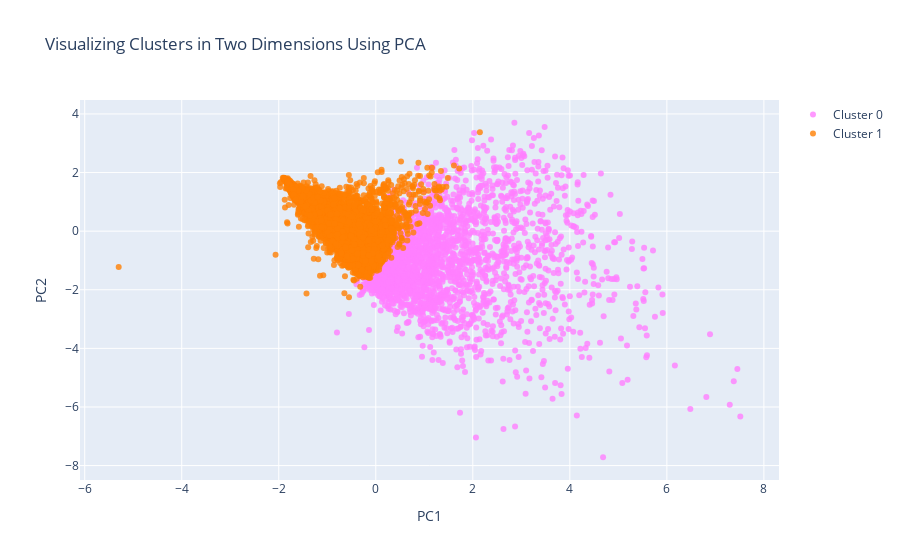

The cell this chart's notebook holds for it:
### Code cell
#trace1 is for 'Cluster 0'
trace1 = go.Scatter(
                    x = cluster0["PC1_2d"],
                    y = cluster0["PC2_2d"],
                    mode = "markers",
                    name = "Cluster 0",
                    marker = dict(color = 'rgba(255, 128, 255, 0.8)'),
                    text = None)

#trace2 is for 'Cluster 1'
trace2 = go.Scatter(
                    x = cluster1["PC1_2d"],
                    y = cluster1["PC2_2d"],
                    mode = "markers",
                    name = "Cluster 1",
                    marker = dict(color = 'rgba(255, 128, 2, 0.8)'),
                    text = None)

data = [trace1, trace2]

title = "Visualizing Clusters in Two Dimensions Using PCA"

layout = dict(title = title,
              xaxis= dict(title= 'PC1',ticklen= 5,zeroline= False),
              yaxis= dict(title= 'PC2',ticklen= 5,zeroline= False)
             )

fig = dict(data = data, layout = layout)

iplot(fig)

### Figure 1 — Plotly figure (JSON) as saved in the notebook; plotly's stock layout.template omitted (floating-point values rounded to 4 significant figures; data arrays with more than 128 entries replaced by an {"elided": "..."} marker saying what was removed)
{"data": [{"marker": {"color": "rgba(255, 128, 255, 0.8)"}, "mode": "markers", "name": "Cluster 0", "type": "scatter", "x": {"elided": "2481 float values"}, "y": {"elided": "2481 float values"}}, {"marker": {"color": "rgba(255, 128, 2, 0.8)"}, "mode": "markers", "name": "Cluster 1", "type": "scatter", "x": {"elided": "7192 float values"}, "y": {"elided": "7192 float values"}}], "layout": {"title": {"text": "Visualizing Clusters in Two Dimensions Using PCA"}, "xaxis": {"ticklen": 5, "title": {"text": "PC1"}, "zeroline": false}, "yaxis": {"ticklen": 5, "title": {"text": "PC2"}, "zeroline": false}}}
